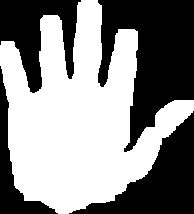
#> input picture crop.jpg, 194 x 214 px
$ python part2.py
#> lines starting #> are read from the running program, lines starting #| are printed output that depends on the picture; after the words box and inside, x2 and y2 are one past the last pixel; in counts of white or black regions, pixels touching at a corner belong together
# -*- coding: utf-8 -*-
"""
Created on Sun Jan 10 05:02:42 2021

@author: khosro
"""


import numpy as np
import cv2
import matplotlib.pyplot as plt

import keyboard

# [39 lines of commented-out code are left out]

img = cv2.imread('crop.jpg')
#> img is the input picture: shape (214, 194, 3); min 0, max 255, mean 137.7
#print(np.shape(img))
#gray = cv2.cvtColor(img,cv2.COLOR_BGR2GRAY)
cv2.imshow('crop', img)
cv2.waitKey(0)
cv2.destroyAllWindows()
gray=img
kernel_size = 5
blur_gray = cv2.GaussianBlur(gray,(kernel_size, kernel_size),0)
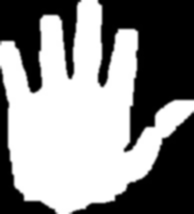
#> blur_gray: shape (214, 194, 3); min 0, max 255, mean 137.8


low_threshold = 50
high_threshold = 150
edges = cv2.Canny(blur_gray, low_threshold, high_threshold)
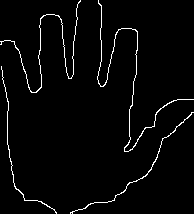
#> edges: shape (214, 194); 2.7% white in thin lines or dots

plt.subplots(1,figsize=(10, 10))
plt.subplot(111),plt.imshow(edges,cmap='gray'),plt.title('canny edges')
rho = 3  # distance resolution in pixels of the Hough grid
theta = np.pi / 180  # angular resolution in radians of the Hough grid
threshold = 30  # minimum number of votes (intersections in Hough grid cell)
min_line_length = 30  # minimum number of pixels making up a line
max_line_gap = 10  # maximum gap in pixels between connectable line segments
line_image = np.copy(img) * 0  # creating a blank to draw lines on
#> line_image: shape (214, 194, 3); every value is 0

# Run Hough on edge detected image
# Output "lines" is an array containing endpoints of detected line segments
lines = cv2.HoughLinesP(edges, rho, theta, threshold, np.array([]),
                    min_line_length, max_line_gap)
#> lines = [[7, 125, 10, 161], [40, 50, 40, 18], [149, 171, 165, 137], [105, 84, 116, 32], [72, 58, 76, 20], [161, 141, 193, 112], [100, 39, 101, 6], [60, 18, 67, 75], [139, 136, 167, 103], [39, 50, 41, 87], [14, 41, 32, 92]]
n=0
for line in lines:
    for x1,y1,x2,y2 in line:
        cv2.line(img,(x1,y1),(x2,y2),(255,0,0),5)
        n=n+1
#> this loop made 11 passes
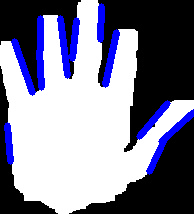
#> img: shape (214, 194, 3); 8.29% of pixels changed, all inside (x1, y1, x2, y2) = (4, 3, 194, 175)
#> after the loop, n = 11


# Draw the lines on the  image
lines_edges = cv2.addWeighted(img, 0.8, line_image, 1, 0)
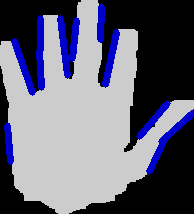
#> lines_edges: shape (214, 194, 3); mean B, G, R 118.7, 101.8, 101.8

cv2.imshow('line_image', img)
cv2.waitKey(0)
cv2.destroyAllWindows()

cv2.imwrite('line_image.jpg',img)

print(n)
#| 11


#%%

kernel_size = 5
low_threshold = 50
high_threshold = 150

rho = 3  # distance resolution in pixels of the Hough grid
theta = np.pi / 180  # angular resolution in radians of the Hough grid
threshold = 20  # minimum number of votes (intersections in Hough grid cell)
min_line_length = 30  # minimum number of pixels making up a line
max_line_gap = 10  # maximum gap in pixels between connectable line segments


def human_skin_detector(img,minr,ming,minb,maxr,maxg,maxb,var ):
    (x,y,z)=np.shape(img)
    red=img[:,:,0]
    green=img[:,:,1]
    blue=img[:,:,2]
    skin_1 = np.bitwise_and(red>minr - var , maxr +var > red)
    skin_2 = np.bitwise_and(green> ming - var , maxg +var > green)
    skin_3 = np.bitwise_and(blue > minb - var,maxb +var > blue)
    a=np.bitwise_and(skin_1,skin_2)
    skin=np.bitwise_and(a,skin_3)
    return skin


cap = cv2.VideoCapture(0)

var=7
s=0
x=100
y=100
w=100
h=100
while 1:
    ret, img = cap.read()
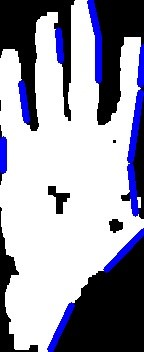
#> input picture 2-6.jpg, 144 x 352 px, given in place of the camera
#> img is the input picture: shape (352, 144, 3); mean B, G, R 170.7, 156.7, 156.7
    if s==0:
        cv2.rectangle(img,(x,y),(x+w,y+h),(255,0,0),2)
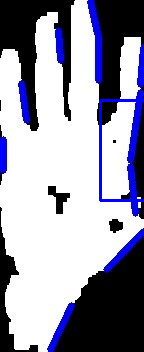
#> img: shape (352, 144, 3); 1.1% of pixels changed, all inside (x1, y1, x2, y2) = (99, 99, 144, 202)
        if keyboard.is_pressed('s'):
            s=1
            sample_skin=img[x:x+w,y:y+h,:]
            minr=np.min(sample_skin[:,:,0])
            ming=np.min(sample_skin[:,:,1])
            minb=np.min(sample_skin[:,:,2])
            maxr=np.max(sample_skin[:,:,0])
            maxg=np.max(sample_skin[:,:,1])
            maxb=np.max(sample_skin[:,:,2])

        closing_w=img

    else:

        skin_mask_w=human_skin_detector(img,minr,ming,minb,maxr,maxg,maxb,var)
        skin_mask_w = skin_mask_w.astype(np.uint8)
        skin_mask_w*=255
        kernel = np.ones((11,11),np.uint8)
        mask_w = cv2.morphologyEx(skin_mask_w, cv2.MORPH_OPEN,kernel)

        kernel_2 = np.ones((3,3),np.uint8)
        closing_w = cv2.morphologyEx(mask_w , cv2.MORPH_CLOSE, kernel_2)

        contours, hierarchy = cv2.findContours(closing_w, cv2.RETR_TREE, cv2.CHAIN_APPROX_SIMPLE)
        if hierarchy is not None:
            cnt =  max(contours, key = cv2.contourArea)
            x, y, w, h = cv2.boundingRect(cnt)
        #cv2.drawContours(closing, [cnt], 0, (0,255,0), 3)

            cv2.rectangle(closing_w,(x,y),(x+w,y+h),(255,0,0),0)
            crop=closing_w[y+1:y+h,x+1:x+w]
        #gray_img = cv2.cvtColor(crop, cv2.COLOR_BGR2GRAY)
        gray=crop

        blur_gray = cv2.GaussianBlur(gray,(kernel_size, kernel_size),0)


        edges = cv2.Canny(blur_gray, low_threshold, high_threshold)

        lines = cv2.HoughLinesP(edges, rho, theta, threshold, np.array([]), min_line_length, max_line_gap)
        n=0
        if lines is not None:
            for line in lines:
                for x1,y1,x2,y2 in line:
                    cv2.line(img,(x1,y1),(x2,y2),(255,0,0),5)
                    n=n+1
        else:
            n=0


        #backtorgb = cv2.cvtColor(gray,cv2.COLOR_GRAY2RGB)
        # Draw the lines on the  image
        #lines_edges = cv2.addWeighted(img, 0.8, line_image, 1, 0)

        #cv2.imshow('line_image', gray)
        print(n>7)
        #closing_w=img

    cv2.imshow('img',closing_w )

    if cv2.waitKey(1) & 0xFF ==ord('q'):
#> (key q is pressed here)
        crop=closing_w[y+1:y+h,x+1:x+w]
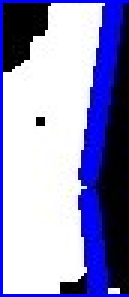
#> crop: shape (99, 43, 3) (shown 3 times larger); mean B, G, R 192.7, 146.6, 146.8
        break

cap.release()
cv2.destroyAllWindows()
